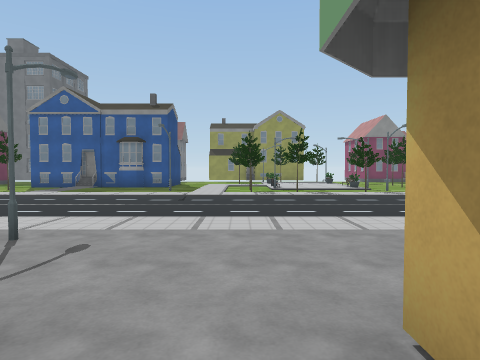
[1] (above)

24 first-person views from a walk through a Unity game level. The camera is 1.4 m above the floor, tilts 2° down and sees 75° across. The floor is counted in squares, 2 m on a side. Each view is taken from the middle of a square. On the plan, view 1 faces up. The plan holds only what a view shows up to about 10 squares ahead; the rest is blank. The place goes on beyond the plan. The player character is not drawn. Some surface patterns are stand-ins.

[2]
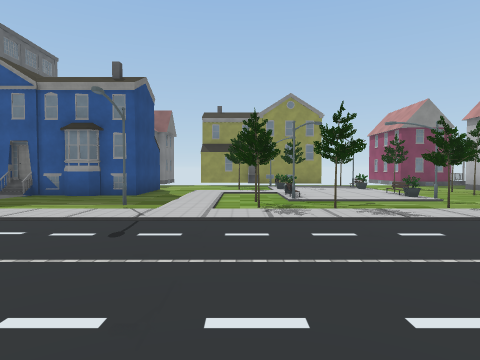

[3]
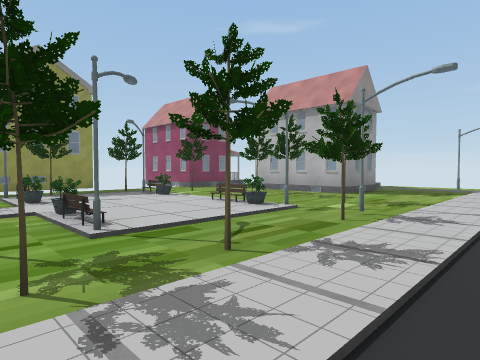

[4]
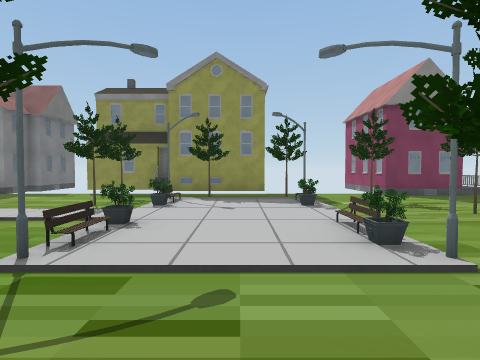

[5]
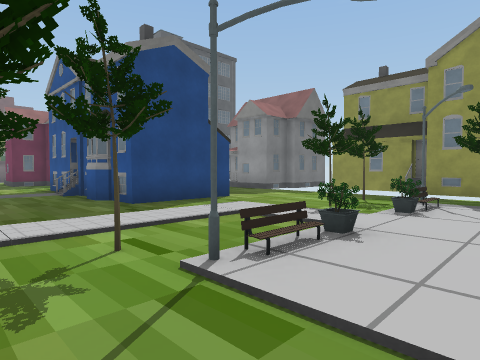

[6]
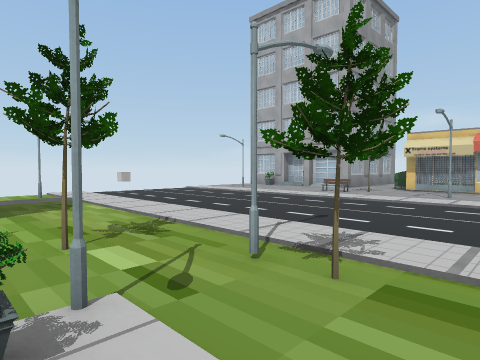

[7]
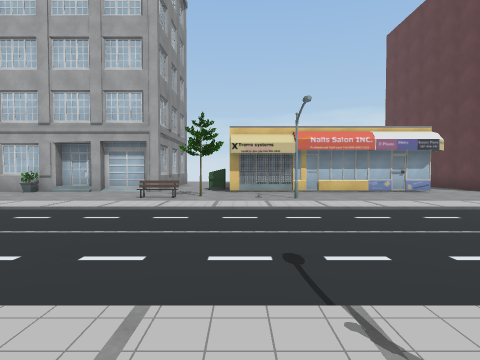

[8]
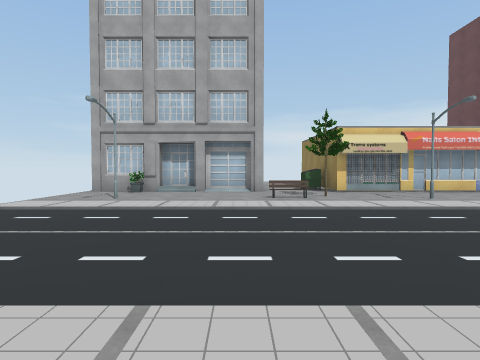

[9]
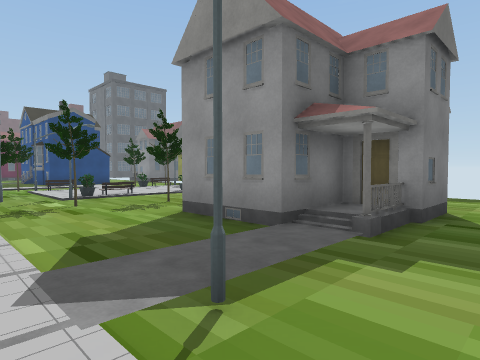

[10]
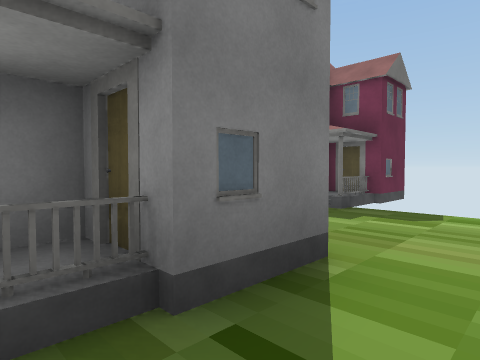

[11]
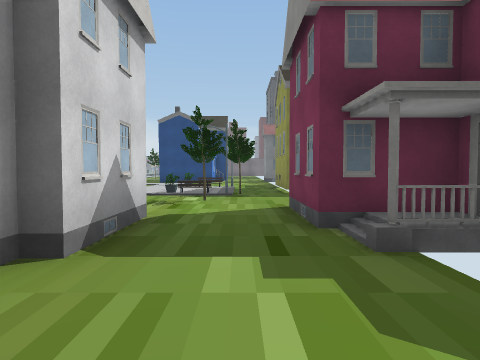

[12]
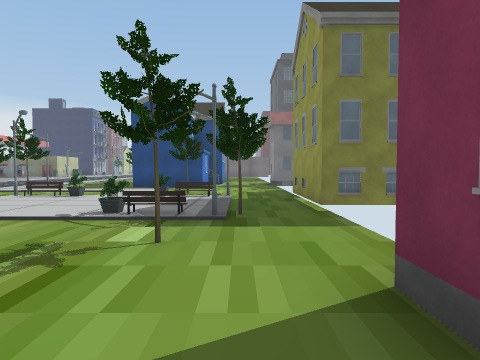

[13]
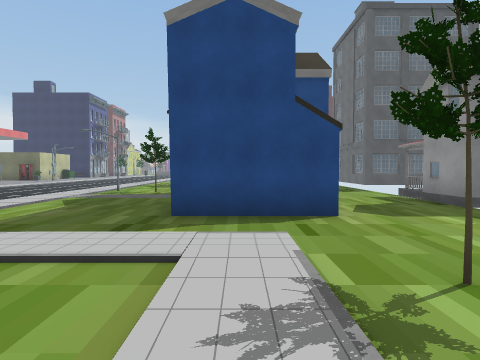

[14]
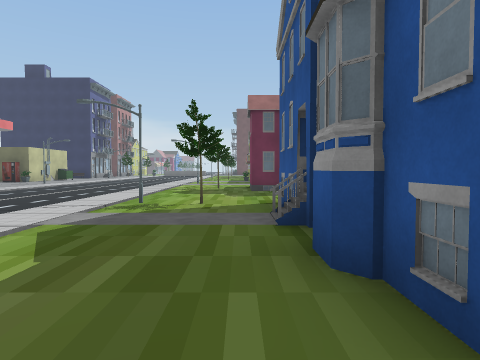

[15]
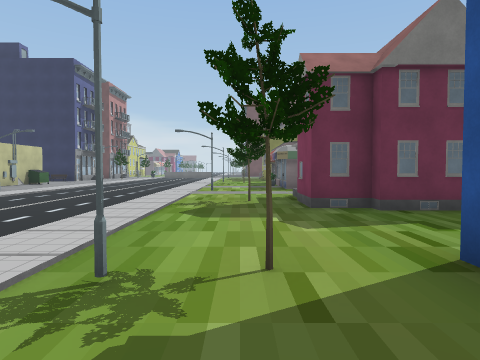

[16]
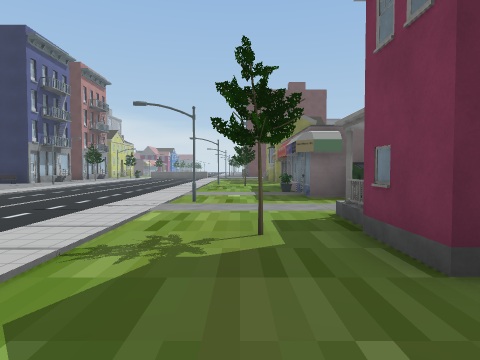

[17]
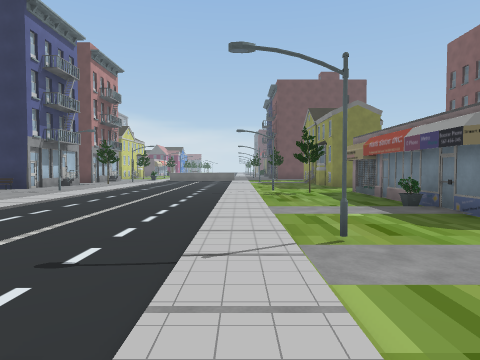

[18]
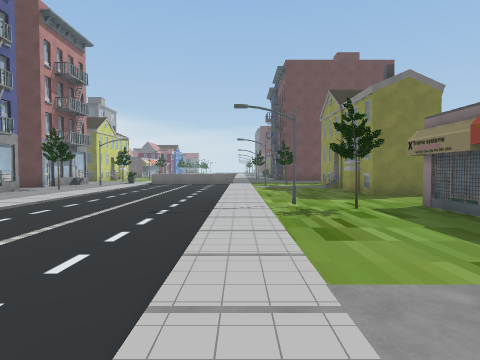

[19]
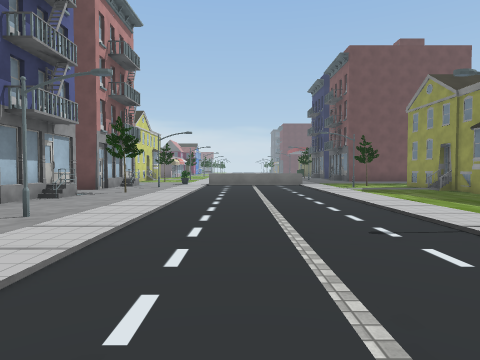

[20]
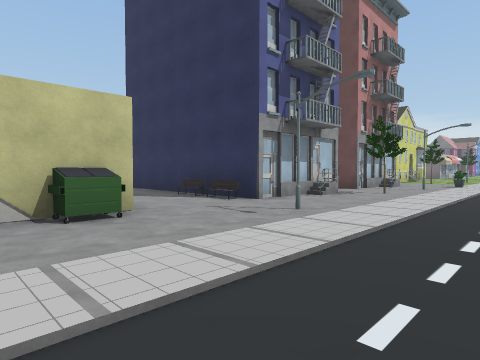

[21]
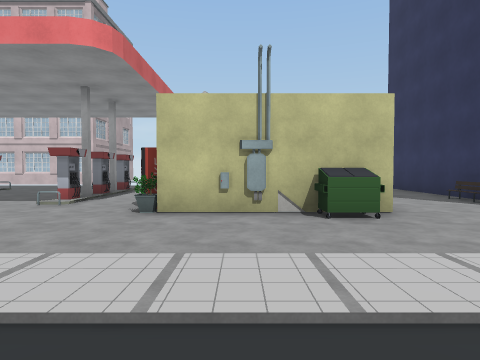

[22]
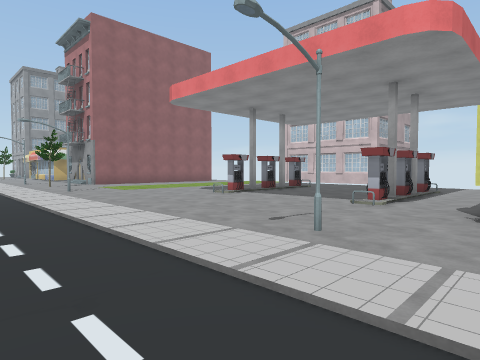

[23]
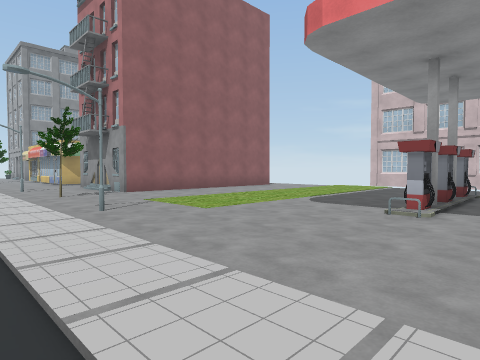

[24]
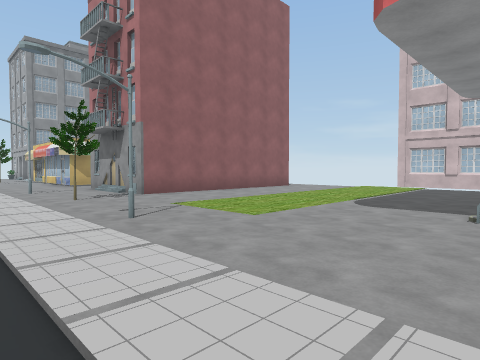

### Floor plan
Key: @ floor where view 1 was taken; # wall or solid block; . floor; / step, stairs or slope; = window, fence, low wall or low ledge; ^ raised ledge; O other object.
Columns run from 29 left of view 1 to 13 right of it. Each row starts with its distance up from view 1.
 21                              O         OO
 20                            OOOOOOO    OOO
 19                       OOOO OOOOOOO  OOO
 18                      ................##/..
 17                      ........OOO.OO........
 16                         ......O..O=O.......
 15                  #.       #..O#..#.... ##..
 14    ..      #^ O  #..      #.........O.###..
 13 ###...######...  #...#O####...#... .O.##O..
 12 ..............................O..=.........
 11 ......O.........O....O.......OO...OO.......
 10 ......O......O.......O.....O.O.O.OO......O.
  9 ...........................................
  8 ...........................................
  7 ..........................................
  6 .....................   ..................
  5 ......................   ..................
  4 ...........................................
  3 .O....O......O.......O..O..O......O..O...O.
  2 ...O................................O......
  1 # ###O..####.............####.######..##/##
  0      O..    .....#.......#  #@     #^O ###
 -1      #..    .#...........#
 -2      #.     .#...#.......#
 -3      #      ..#...#.....
 -4      #      ..  .......
 -5                  .....
 -6                   ...
 -7                   OO

Where each view was taken, in squares from view 1:
view 1: 0 up, 0 right, facing up
view 2: 4 up, 0 right, facing up
view 3: 8 up, 0 right, facing up-right
view 4: 9 up, 3 right, facing up
view 5: 10 up, 3 right, facing up-left
view 6: 12 up, 3 right, facing down-right
view 7: 10 up, 6 right, facing down
view 8: 10 up, 9 right, facing down
view 9: 9 up, 13 right, facing up-left
view 10: 13 up, 13 right, facing up-left
view 11: 17 up, 13 right, facing left
view 12: 17 up, 9 right, facing left
view 13: 14 up, 2 right, facing left
view 14: 12 up, 2 left, facing left
view 15: 11 up, 6 left, facing left
view 16: 11 up, 10 left, facing left
view 17: 9 up, 13 left, facing left
view 18: 9 up, 17 left, facing left
view 19: 6 up, 19 left, facing left
view 20: 6 up, 19 left, facing down-left
view 21: 6 up, 19 left, facing down
view 22: 6 up, 18 left, facing down-right
view 23: 5 up, 13 left, facing down-right
view 24: 5 up, 12 left, facing down-right
